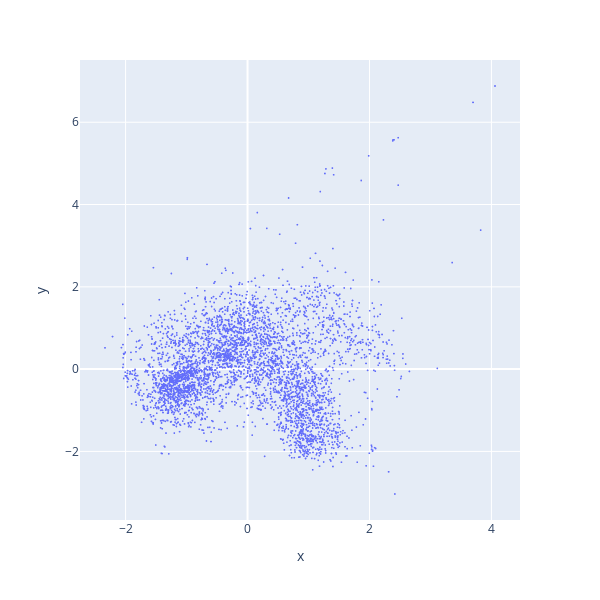

Notebook cell for this chart:
### Code cell
plot_proj(daily_train_features_sel, d=2, proj=None, cluster=None, marker_size=2)

### Figure 1 — Plotly figure (JSON) as saved in the notebook; plotly's stock layout.template omitted (floating-point values rounded to 4 significant figures; data arrays with more than 128 entries replaced by an {"elided": "..."} marker saying what was removed)
{"data": [{"customdata": {"elided": "4227x1 int values"}, "hovertemplate": "x=%{x}<br>y=%{y}<br>id=%{customdata[0]}<extra></extra>", "legendgroup": "", "marker": {"color": "#636efa", "size": 2, "symbol": "circle"}, "mode": "markers", "name": "", "showlegend": false, "type": "scattergl", "x": {"elided": "4227 float values"}, "xaxis": "x", "y": {"elided": "4227 float values"}, "yaxis": "y"}], "layout": {"height": 600, "legend": {"tracegroupgap": 0}, "margin": {"t": 60}, "width": 600, "xaxis": {"anchor": "y", "autorange": true, "domain": [0, 1], "range": [-2.748, 4.469], "title": {"text": "x"}, "type": "linear"}, "yaxis": {"anchor": "x", "autorange": true, "domain": [0, 1], "range": [-3.667, 7.513], "title": {"text": "y"}, "type": "linear"}}}
